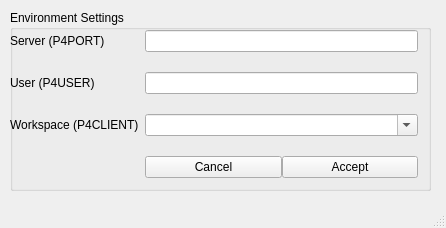
<?xml version="1.0" encoding="UTF-8"?>
<ui version="4.0">
 <class>P4EnvironmentWindow</class>
 <widget class="QMainWindow" name="P4EnvironmentWindow">
  <property name="geometry">
   <rect>
    <x>0</x>
    <y>0</y>
    <width>446</width>
    <height>228</height>
   </rect>
  </property>
  <property name="windowTitle">
   <string>MainWindow</string>
  </property>
  <widget class="QWidget" name="centralwidget">
   <widget class="QGroupBox" name="groupBox">
    <property name="geometry">
     <rect>
      <x>10</x>
      <y>10</y>
      <width>421</width>
      <height>181</height>
     </rect>
    </property>
    <property name="title">
     <string>Environment Settings</string>
    </property>
    <widget class="QWidget" name="formLayoutWidget">
     <property name="geometry">
      <rect>
       <x>0</x>
       <y>20</y>
       <width>408</width>
       <height>151</height>
      </rect>
     </property>
     <layout class="QFormLayout" name="formLayout">
      <property name="fieldGrowthPolicy">
       <enum>QFormLayout::AllNonFixedFieldsGrow</enum>
      </property>
      <property name="verticalSpacing">
       <number>20</number>
      </property>
      <item row="0" column="0">
       <widget class="QLabel" name="label">
        <property name="text">
         <string>Server (P4PORT)</string>
        </property>
       </widget>
      </item>
      <item row="0" column="1">
       <widget class="QLineEdit" name="line_P4PORT"/>
      </item>
      <item row="1" column="0">
       <widget class="QLabel" name="label_2">
        <property name="text">
         <string>User (P4USER)</string>
        </property>
       </widget>
      </item>
      <item row="1" column="1">
       <widget class="QLineEdit" name="line_P4USER">
        <property name="minimumSize">
         <size>
          <width>200</width>
          <height>0</height>
         </size>
        </property>
       </widget>
      </item>
      <item row="2" column="0">
       <widget class="QLabel" name="label_3">
        <property name="text">
         <string>Workspace (P4CLIENT)</string>
        </property>
       </widget>
      </item>
      <item row="2" column="1">
       <widget class="QComboBox" name="cb_P4CLIENT">
        <property name="minimumSize">
         <size>
          <width>200</width>
          <height>0</height>
         </size>
        </property>
        <property name="editable">
         <bool>true</bool>
        </property>
       </widget>
      </item>
      <item row="3" column="1">
       <layout class="QHBoxLayout" name="horizontalLayout">
        <item>
         <widget class="QPushButton" name="pushButton">
          <property name="minimumSize">
           <size>
            <width>50</width>
            <height>0</height>
           </size>
          </property>
          <property name="maximumSize">
           <size>
            <width>200</width>
            <height>16777215</height>
           </size>
          </property>
          <property name="text">
           <string>Cancel</string>
          </property>
         </widget>
        </item>
        <item>
         <widget class="QPushButton" name="btn_Accept">
          <property name="minimumSize">
           <size>
            <width>50</width>
            <height>0</height>
           </size>
          </property>
          <property name="maximumSize">
           <size>
            <width>200</width>
            <height>16777215</height>
           </size>
          </property>
          <property name="text">
           <string>Accept</string>
          </property>
         </widget>
        </item>
       </layout>
      </item>
     </layout>
    </widget>
   </widget>
  </widget>
  <widget class="QMenuBar" name="menubar">
   <property name="geometry">
    <rect>
     <x>0</x>
     <y>0</y>
     <width>446</width>
     <height>21</height>
    </rect>
   </property>
  </widget>
  <widget class="QStatusBar" name="statusbar"/>
 </widget>
 <resources/>
 <connections/>
</ui>
